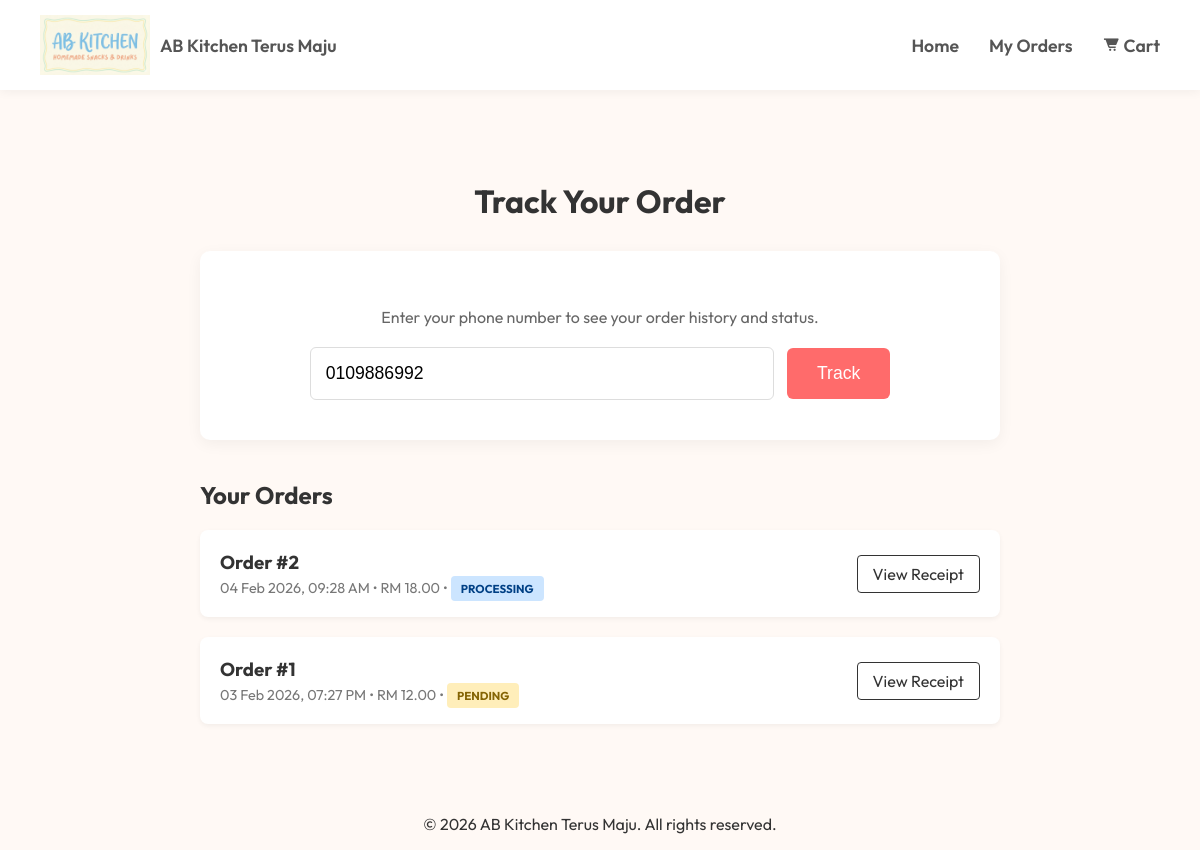
Before: /pages/shop/track_order.php?phone=0109886992 with the older database file.
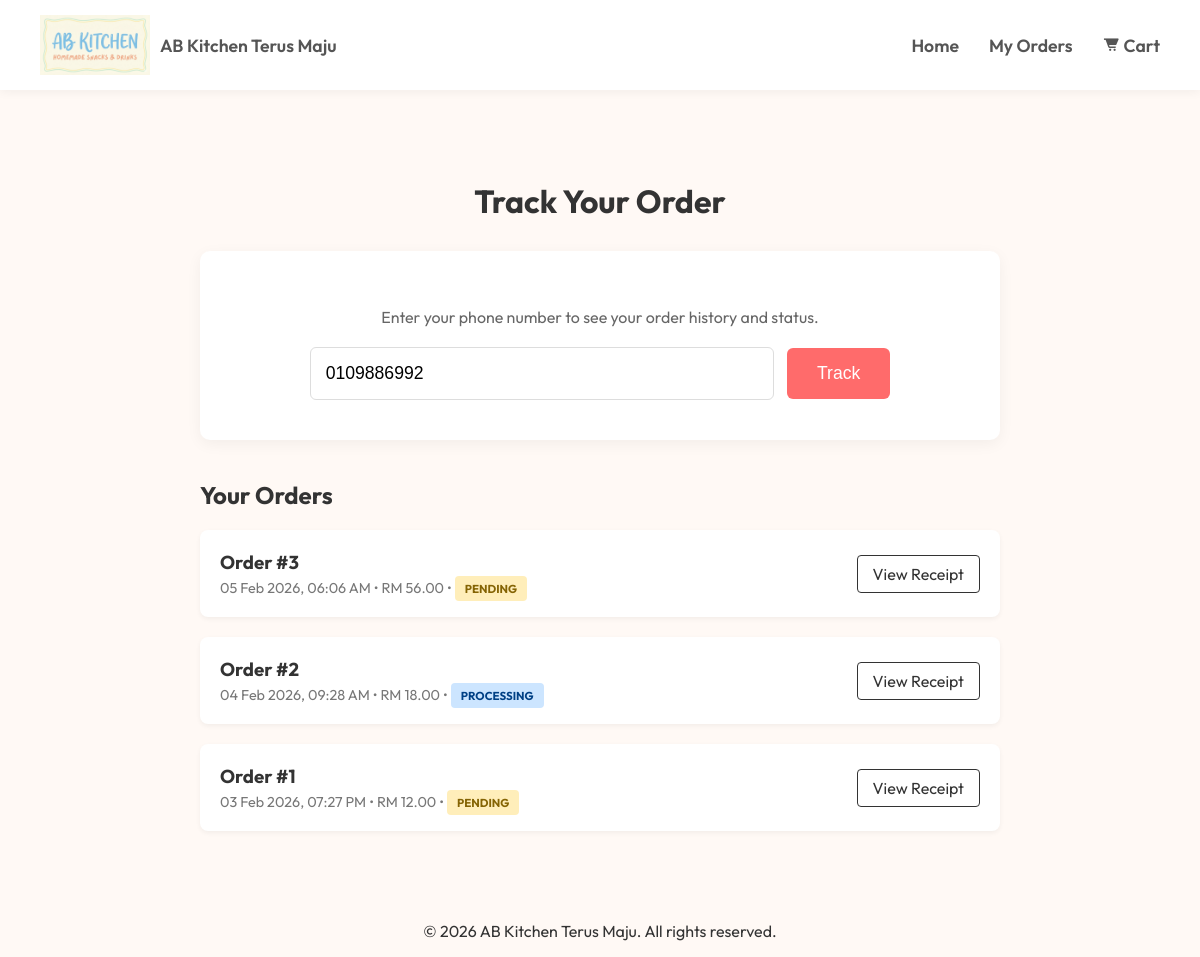
After: the same page with the newer database file.
### tables this page shows
CREATE TABLE orders (
                id INTEGER PRIMARY KEY AUTOINCREMENT,
                user_id INTEGER, -- Cashier who processed the order
                customer_name TEXT, -- Optional, for reference
                total_amount REAL NOT NULL DEFAULT 0.00,
                status TEXT DEFAULT 'completed', -- 'pending', 'completed', 'cancelled'
                created_at DATETIME DEFAULT CURRENT_TIMESTAMP, customer_email TEXT, customer_phone TEXT, delivery_method TEXT DEFAULT 'pickup', shipping_address TEXT, payment_method TEXT DEFAULT 'manual', receipt_image TEXT,
                FOREIGN KEY (user_id) REFERENCES users(id) ON DELETE SET NULL
            );

### pages/shop/track_order.php (the view, shortened to what this page needs)
<?php
require_once '../../config/db.php';
$orders = [];
$phone = '';
if ($_SERVER['REQUEST_METHOD'] === 'GET' && isset($_GET['phone'])) {
    $phone = trim($_GET['phone']);
    if (!empty($phone)) {
        try {
            $stmt = $pdo->prepare("SELECT * FROM orders WHERE customer_phone = ? ORDER BY created_at DESC");
            $stmt->execute([$phone]);
            $orders = $stmt->fetchAll();
        } catch (Exception $e) {
            $error = "Error fetching orders.";
        }
    }
}
?>
<!DOCTYPE html>
<html lang="en">
<head>
    <link href='https://unpkg.com/boxicons@2.1.4/css/boxicons.min.css' rel='stylesheet'>
    <link rel="stylesheet" href="../../styles/shop.css">
</head>
<body>
    <?php include 'header.php'; ?>
    <div class="track-container">
        <h1 style="text-align:center;margin-bottom:30px;">Track Your Order</h1>
        <div class="search-box">
            <p style="margin-bottom:20px;color:#666;">Enter your phone number to see your order history and status.</p>
            <form method="GET">
                <input type="tel" name="phone" value="<?= htmlspecialchars($phone) ?>" class="search-input" placeholder="e.g. 0123456789" required>
                <button type="submit" class="btn-track">Track</button>
            </form>
        </div>
        <?php if (!empty($orders)): ?>
        <div class="order-list">
            <h2 style="margin-bottom:20px;">Your Orders</h2>
            <?php foreach ($orders as $o): ?>
            <div class="order-card">
                <div class="order-info">
                    <h3>Order #<?= $o['id'] ?></h3>
                    <div class="order-meta">
                        <?= date('d M Y, h:i A', strtotime($o['created_at'])) ?> &bull;
                        RM <?= number_format($o['total_amount'], 2) ?> &bull;
                        <span class="badge status-<?= $o['status'] ?>"><?= $o['status'] ?></span>
                    </div>
                </div>
                <div>
                    <a href="order_success.php?id=<?= $o['id'] ?>" class="btn-view">View Receipt</a>
                </div>
            </div>
            <?php endforeach; ?>
        </div>
        <?php endif; ?>
    </div>
    <?php include '../../footer.php'; ?>
</body>
</html>

Changed rows visible on the page:
added orders: id "3", created_at "05 Feb 2026, 06:06 AM", total_amount "56.00", status "PENDING"
